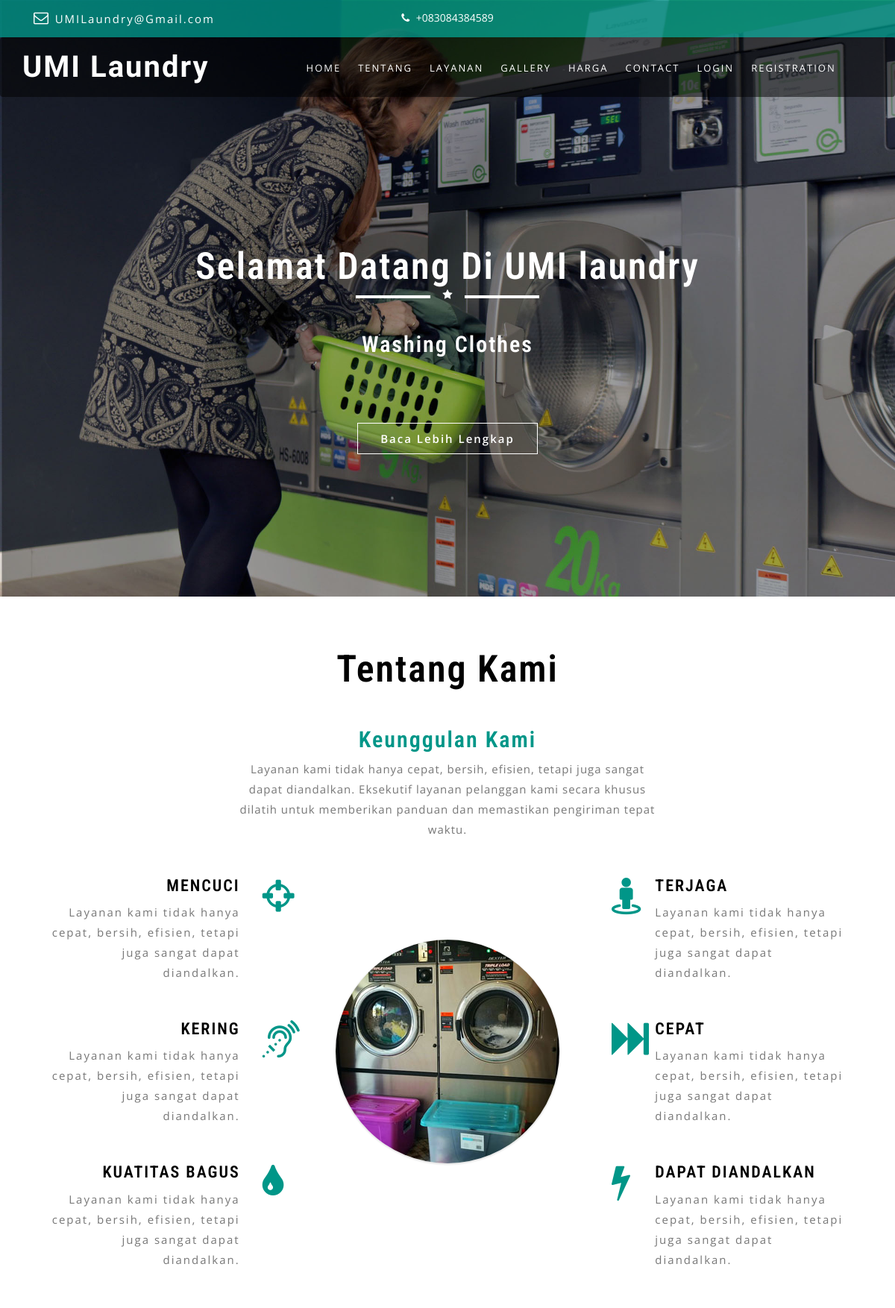
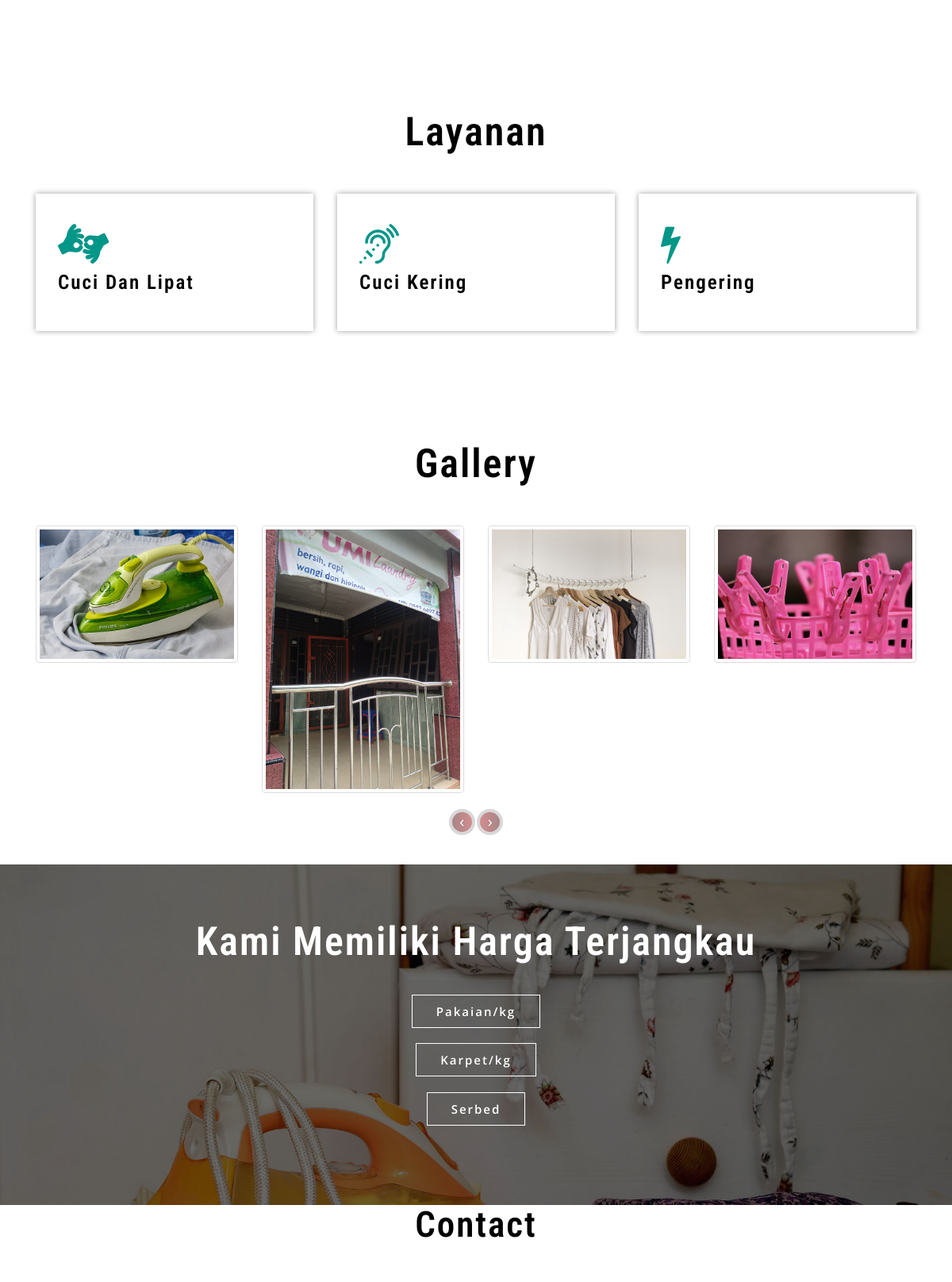
The page / (upper part) on the database its author committed (2 pictures, top to bottom).
### tables this page shows
CREATE TABLE `services_type` (
  `ID` int(22) NOT NULL,
  `Services_Name` varchar(100) NOT NULL,
  `dry_price` int(155) NOT NULL,
  `laundry_price` int(155) NOT NULL
);

### index.php (the view, shortened to what this page needs)
<?php include('include/Connection.php');
?>
<!DOCTYPE html>
<html>
<head>
<link href="css/bootstrap.min.css" rel="stylesheet" type="text/css" media="all">
<link href="css/font-awesome.min.css" rel="stylesheet" type="text/css" media="all">
<link href="css/owl.carousel.css" rel="stylesheet">
<link rel="stylesheet" href="css/lightbox.css">
 <link type="text/css" rel="stylesheet" href="css/cm-overlay.css" />
<link href="css/style.css" rel="stylesheet" type="text/css" media="all"/>
</head>
<body>
<div class="w3l_banner" >
<div class="w3_bandwn">
<div class="container">
	<div class="col-md-3 w3_l">
	<i class="fa fa-envelope-o" aria-hidden="true"></i> <a href="mailto:Thelaundry@Gmail.com">UMILaundry@Gmail.com</a>
	</div>
	<div class="col-md-6 w3_c">
	<i class="fa fa-phone" aria-hidden="true"></i> +083084384589
	</div>
	<div class="col-md-3 w3_r">
	</div>
    <div class="clearfix"></div>
</div>
</div>
<nav class="navbar navbar-default ">
  <div class="container">
    <div class="navbar-header">
     <h1><a class="navbar-brand" href="#">UMI Laundry</a></h1>
    </div>
    <div class="collapse navbar-collapse" id="bs-example-navbar-collapse-1">
      <ul class="nav navbar-nav">
        <li><a href="#index.html" class="page-scroll">HOME</a></li>
        <li><a href="#about" class="page-scroll">TENTANG</a></li>
		<li><a href="#services" class="page-scroll">LAYANAN</a></li>
		<li><a href="#gallery" class="page-scroll">GALLERY</a></li>
		<li><a href="#testimonials" class="page-scroll">HARGA</a></li>
		<li><a href="#contact" class="page-scroll">CONTACT</a></li>
		<li><a href="Login.php" >LOGIN</a></li>
		<li><a href="Registration.php" >REGISTRATION</a></li>
    </div>
  </div>
</nav>
<div class="w3l_bandwn">
 <h2>Selamat Datang Di UMI laundry</h2>
 <div class="about-p text-center">
<span class="sub-title"></span>
<span class="fa fa-star" aria-hidden="true"></span>
<span class="sub-title"></span>
</div>
<h3>Washing Clothes</h3>
<div class="agile_dwng">
<a href="#" data-toggle="modal" data-target="#myModal">Baca Lebih Lengkap </a>
</div>
 </div>
</div>
<div class="about" id="about">
	<div class="features" id="features">
		<div class="container">
	<h3>Tentang Kami</h3>
			<div class="tittle_head_w3layouts">
				<h4>Keunggulan Kami</h4>
					<P>Layanan kami tidak hanya cepat, bersih, efisien, tetapi juga sangat dapat diandalkan. Eksekutif layanan pelanggan kami secara khusus dilatih untuk memberikan panduan dan memastikan pengiriman tepat waktu.</p>
			</div>
			<div class="inner_sec_info_agileits_w3">
				<div class="w3_banup">
					<div class="col-md-4 w3_ret">
					<div class="col-md-10 w3_txt">
							<h4>Mencuci </h4>
							<p>Layanan kami tidak hanya cepat, bersih, efisien, tetapi juga sangat dapat diandalkan.</p>
							</div>
							<div class="col-md-2 w3ls_ic">
								<i class="fa fa-crosshairs" aria-hidden="true"></i>
							</div>
						<div class="clearfix"></div>
					<div class="col-md-10 w3_txt">
							<h4>Kering</h4>
							<p>Layanan kami tidak hanya cepat, bersih, efisien, tetapi juga sangat dapat diandalkan.</p>
							</div>
							<div class="col-md-2 w3ls_ic">
							<i class="fa fa-assistive-listening-systems" aria-hidden="true"></i>
							</div>
						<div class="clearfix"></div>
					<div class="col-md-10 w3_txt">
							<h4>Kuatitas Bagus</h4>
							<p>Layanan kami tidak hanya cepat, bersih, efisien, tetapi juga sangat dapat diandalkan.</p>
							</div>
							<div class="col-md-2 w3ls_ic">
								<i class="fa fa-tint" aria-hidden="true"></i>
							</div>
						<div class="clearfix"></div>
					</div>
					<div class="col-md-4 w3l_mid">
					<div class="bulb">
						<img src="images/pic.jpg" alt="" />
					</div>
					</div>
					<div class="col-md-4 wthree_r">
					<div class="col-md-2 w3ls_ic">
							<i class="fa fa-street-view" aria-hidden="true"></i>
							</div>
							<div class="col-md-10 w3_txt">
							<h4>Terjaga</h4>
							<p class="move">Layanan kami tidak hanya cepat, bersih, efisien, tetapi juga sangat dapat diandalkan.</p>
						</div>
						<div class="clearfix"></div>
					 <div class="col-md-2 w3ls_icr">
							<i class="fa fa-fast-forward" aria-hidden="true"></i>
							</div>
							<div class="col-md-10 w3_txt">
							<h4>Cepat</h4>
							<p class="move">Layanan kami tidak hanya cepat, bersih, efisien, tetapi juga sangat dapat diandalkan.</p>
						</div>
						<div class="clearfix"></div>
					<div class="col-md-2 w3ls_icr">
						<i class="fa fa-bolt" aria-hidden="true"></i>
						</div>
						<div class="col-md-10 w3_txt">
							<h4>Dapat Diandalkan</h4>
							<p class="move">Layanan kami tidak hanya cepat, bersih, efisien, tetapi juga sangat dapat diandalkan.</p>
						</div>
						<div class="clearfix"></div>
					</div>
			</div>
		</div>
	</div>
		</div>
	</div>
<div class="services" id="services">
<div class="container">
<h3>Layanan</h3>
<div class="col-md-4 hhh">
<div class="wthree_rt">
<i class="fa fa-american-sign-language-interpreting" aria-hidden="true"></i>
<h4>Cuci Dan Lipat</h4>
</div>
</div>
<div class="col-md-4 hhh">
<div class="wthree_rt">
<i class="fa fa-assistive-listening-systems" aria-hidden="true"></i>
<h4>Cuci Kering</h4>
</div>
</div>
<div class="col-md-4 hhh">
<div class="wthree_rt">
<i class="fa fa-bolt" aria-hidden="true"></i>
<h4>Pengering</h4>
</div>
</div>
</div>
</div>
   <div class="gallery" id="gallery">
         <div class="container-fluid">
            <h3>Gallery</h3>
            <div class="about-bottom  w3ls-team-info">
                <div class="col-md-12">
                    <div id="Carousel" class="carousel slide">
                        <div class="carousel-inner">
                            <div class="item active">
                                <div class="row">
                                    <div class="col-md-3 col-sm-6 col-xs-6 img-gallery-w3l">
                                        <a href="images/g1.jpg" class="thumbnail cm-overlay">
                                            <img src="images/g1.jpg" class="img-responsive" alt="Image" style="max-width:100%;">
                                        </a>
                                    </div>
                                    <div class="col-md-3 col-sm-6 col-xs-6 img-gallery-w3l">
                                        <a href="images/g2.jpg" class="thumbnail cm-overlay">
                                            <img src="images/l2.jpg" class="img-responsive" alt="Image" style="max-width:100%;">
                                        </a>
                                    </div>
                                    <div class="col-md-3 col-sm-6 col-xs-6 img-gallery-w3l">
                                        <a href="images/g3.jpg" class="thumbnail cm-overlay">
                                            <img src="images/g3.jpg" class="img-responsive" alt="Image" style="max-width:100%;">
                                        </a>
                                    </div>
                                    <div class="col-md-3 col-sm-6 col-xs-6 img-gallery-w3l">
                                        <a href="images/g4.jpg" class="thumbnail cm-overlay">
                                            <img src="images/g4.jpg" class="img-responsive" alt="Image" style="max-width:100%;">
                                        </a>
                                    </div>
                                </div>
                            </div>
                        </div>
                        <a data-slide="prev" href="#Carousel" class="left carousel-control">‹</a>
                        <a data-slide="next" href="#Carousel" class="right carousel-control">›</a>
                    </div>
                </div>
            </div>
        </div>
	</div>
<div class="testimonials" id ="testimonials">
<div class="container">
 <div class="tittle-agileinfo">
			<h3>Kami Memiliki Harga Terjangkau </h3>
			</div>
						<div class="sreen-gallery-cursual">
            <?php
            $a=10;
   $sel="SELECT * from services_type";
  $info=$db->query($sel);
  while ($row=$info->fetch_object()) {
    $a++;
                   ?>
              <div class="agile_dwng">
                <a href="#" data-toggle="modal" data-target="#myModa<?php echo $a?>"><?php echo $row->Services_Name?></a>
                </div>
                <br><br>
<?php };?>
							</div>
							</div>
							</div>
	<div class="contact" id="contact">
		<div class="container">
			<div class="agile-contact-grids">
			     <h3>Contact</h3>
			</div>
		</div>
	</div>
	<br>
</body>
</html>

### css/lightbox.css (style rules this page uses)
body:after { display: none; }

### rows shown on the page
services_type: Services_Name "Pakaian/kg"
services_type: Services_Name "Karpet/kg"
services_type: Services_Name "Serbed"
